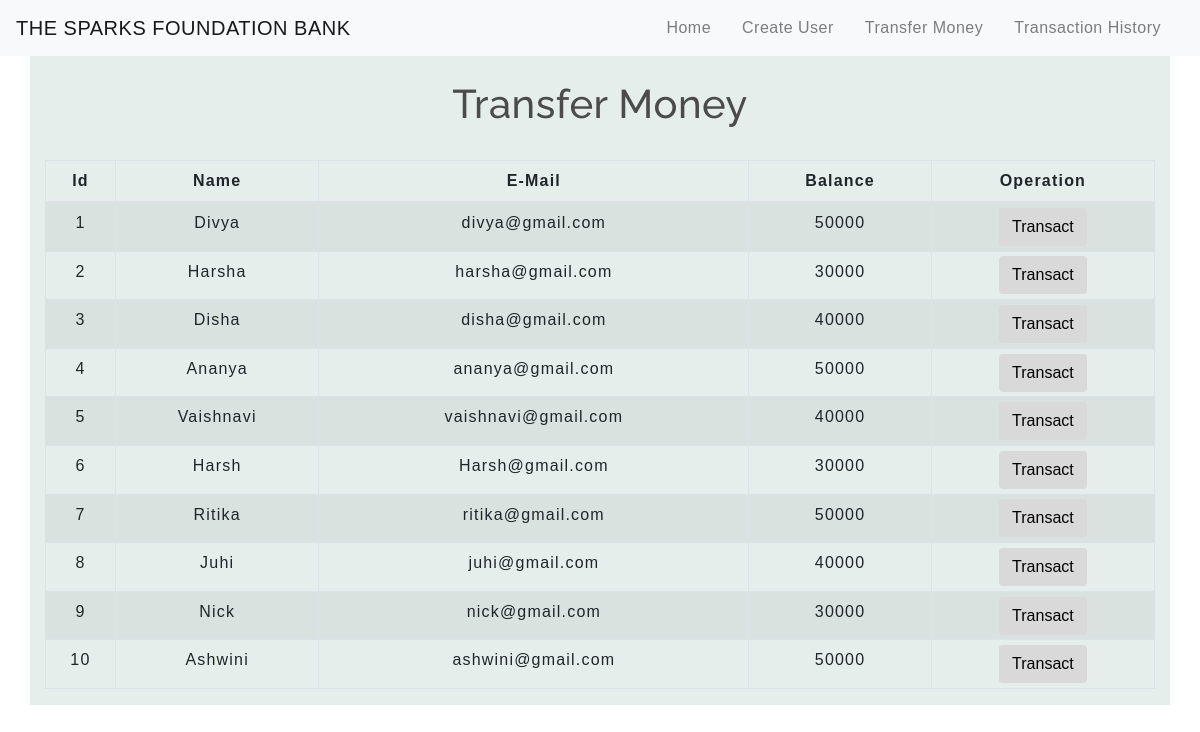
The app's page /transfermoney.php with its own data.
### tables this page shows
CREATE TABLE `users` (
  `id` int(3) NOT NULL,
  `name` text NOT NULL,
  `email` varchar(30) NOT NULL,
  `balance` int(8) NOT NULL
);

### transfermoney.php (the view, shortened to what this page needs)
<!DOCTYPE html>
<html lang="en">
<head>
    <link rel="stylesheet" href="https://maxcdn.bootstrapcdn.com/bootstrap/4.0.0/css/bootstrap.min.css">
    <link rel="stylesheet" type="text/css" href="css/table.css">
    <link rel="stylesheet" type="text/css" href="css/navbar.css">
</head>
<body>
<?php
    include 'config.php';
    $sql = "SELECT * FROM users";
    $result = mysqli_query($conn,$sql);
?>
<?php
  include 'navbar.php';
?>
<div class="container" style="background-color: #E5EEEA;">
        <h2 class="text-center pt-4">Transfer Money</h2>
        <br>
            <div class="row">
                <div class="col">
                    <div class="table-responsive-sm">
                    <table class="table table-hover table-sm table-striped table-condensed table-bordered">
                        <thead>
                            <tr>
                            <th scope="col" class="text-center py-2">Id</th>
                            <th scope="col" class="text-center py-2">Name</th>
                            <th scope="col" class="text-center py-2">E-Mail</th>
                            <th scope="col" class="text-center py-2">Balance</th>
                            <th scope="col" class="text-center py-2">Operation</th>
                            </tr>
                        </thead>
                        <tbody>
                <?php
                    while($rows=mysqli_fetch_assoc($result)){
                ?>
                    <tr>
                        <td class="py-2"><?php echo $rows['id'] ?></td>
                        <td class="py-2"><?php echo $rows['name']?></td>
                        <td class="py-2"><?php echo $rows['email']?></td>
                        <td class="py-2"><?php echo $rows['balance']?></td>
                        <td><a href="selecteduserdetail.php?id= <?php echo $rows['id'] ;?>"> <button type="button" class="btn">Transact</button></a></td>
                    </tr>
                <?php
                    }
                ?>
                        </tbody>
                    </table>
                    </div>
                </div>
            </div>
         </div>
</body>
</html>

### navbar.php (shortened to what this page needs)
<nav class="navbar navbar-expand-md navbar-light bg-light" >
<a class="navbar-brand" href="index.php">THE SPARKS FOUNDATION BANK</a>
<div class="collapse navbar-collapse" id="collapsibleNavbar">
      <ul class="navbar-nav ml-auto">
        <li class="nav-item">
          <a class="nav-link" href="index.php">Home</a>
        </li>
        <li class="nav-item">
          <a class="nav-link" href="createuser.php">Create User</a>
        </li>
        <li class="nav-item">
          <a class="nav-link" href="transfermoney.php">Transfer Money</a>
        </li>
        <li class="nav-item">
          <a class="nav-link" href="transactionhistory.php">Transaction History</a>
        </li>
    </div>
 </nav>

### css/table.css (style rules this page uses)
* { padding: 0; margin: 0; box-sizing: border-box; font-family: sans-serif; }
h2 { font-size: 40px; }
table { letter-spacing: 1.2px; }
td { text-align: center; }
button { border:none; background: #d9d9d9; transition: 1s; }

### css/navbar.css (style rules this page uses)
.nav-link { margin-right: 15px; color:#2F363F; letter-spacing: 0.5px; transition: 0.5s; }
.navbar-brand { color: #4C4B4B; letter-spacing: 0.5px; }
h2 { color: #4C4B4B; letter-spacing: 0.5px; font-family: raleway; }

### transfermoney.php (style rules this page uses)
button { transition: 1.5s; }

### records on screen
users: id "1", name "Divya", email "divya@gmail.com", balance "50000"
users: id "2", name "Harsha", email "harsha@gmail.com", balance "30000"
users: id "3", name "Disha", email "disha@gmail.com", balance "40000"
users: id "4", name "Ananya", email "ananya@gmail.com", balance "50000"
users: id "5", name "Vaishnavi", email "vaishnavi@gmail.com", balance "40000"
users: id "6", name "Harsh", email "Harsh@gmail.com", balance "30000"
users: id "7", name "Ritika", email "ritika@gmail.com", balance "50000"
users: id "8", name "Juhi", email "juhi@gmail.com", balance "40000"
users: id "9", name "Nick", email "nick@gmail.com", balance "30000"
users: id "10", name "Ashwini", email "ashwini@gmail.com", balance "50000"
